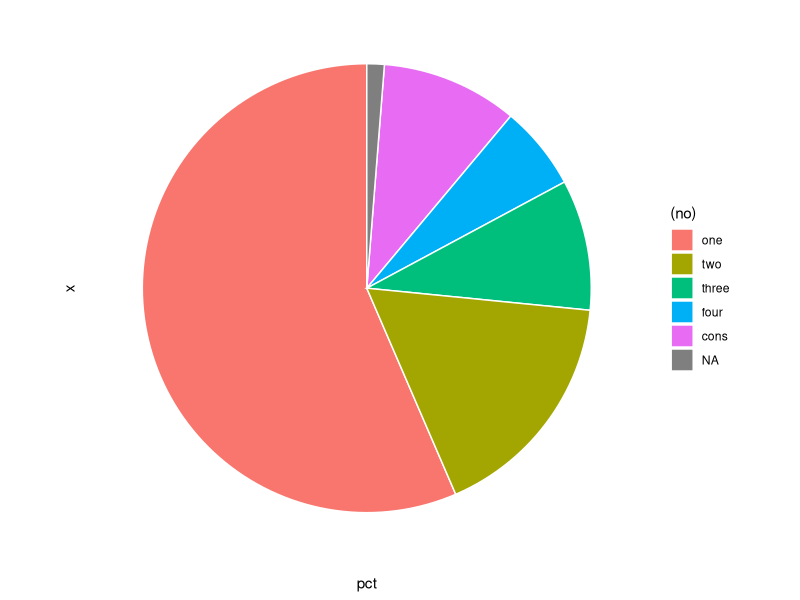

R code for this plot:
# Name:     01_no_structures_pie.R
# Updated:  20210408
# Author:   Andrew Kleist

# packages, working directory
setwd("~/Desktop/Volkman_Lab/BABU_VOLKMAN/CHEMOKINE_PRJ/Data/chemokine_gpcr_ms/")
library(tidyverse)

##### 1: PIE CHART UNIQUE STRUCTURAL CONTACTS ##################################

  
  # import contacts, select interface only, select Xray only
  res <- read_csv("05_integrate/output/RIN_CONS_CLASS.csv") %>% 
    select(source_gnccn, target_gnccn, no_pdb)
  res.0.5a <- read_csv("05_integrate/output/RIN_CONS_CLASS.csv")
  
  # add descriptive column for number of contacts
  res <- res %>% mutate(no = case_when(
    no_pdb == 1 ~ "one",
    no_pdb == 2 ~ "two",
    no_pdb == 3 ~ "three",
    no_pdb == 4 ~ "four",
    no_pdb == 5 ~ "cons",
    no_pdb == 6 ~ "cons",
    no_pdb == 7 ~ "cons",
    no_pdb == 8 ~ "cons"
  ))
  
  # isolate, count number, fractions
  n.unique <- res %>% unique()
  res.cnt <- res %>% unique() %>% count(no)
  res.cnt <- res.cnt %>% mutate(pct = n / nrow(n.unique))
  
  # PLOT HISTO
  res.cnt$no <- factor(res.cnt$no, levels = c("one", "two", "three", "four", "cons"))
  # res.cnt$no <- factor(res.cnt$no, levels = res.cnt$no[order(res.cnt$n)])
  res.cnt %>%
    ggplot(aes(x = "", y= pct, fill = (no))) +
    geom_bar(width = 0.5,size = 0.5, stat="identity", color = "white") +
    coord_polar("y") +
    theme_classic() +
    theme(axis.line = element_blank(),
          axis.text = element_blank(),
          axis.ticks = element_blank()) 
